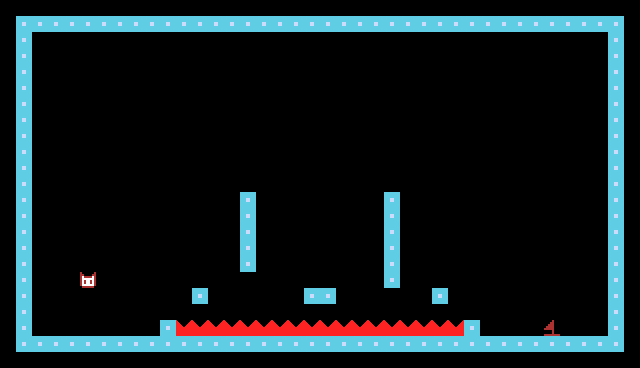

This is a level from a 2D game, rendered from its Tiled map with the project's own tilesets. A one-line summary and the complete map file follow:
An orthogonal 40x23 tile map with 16x16 px tiles, 1 tile layer (Tile Layer 2).

<map version="1.10" tiledversion="1.12.1" orientation="orthogonal" renderorder="right-down" width="40" height="23" tilewidth="16" tileheight="16" infinite="0" nextlayerid="3" nextobjectid="1">
 <editorsettings>
  <export target="map1.h" format="c_array" />
 </editorsettings>
 <tileset firstgid="1" source="tiles.tsx" />
 <layer id="2" name="Tile Layer 2" width="40" height="23">
  <data encoding="csv">
0,0,0,0,0,0,0,0,0,0,0,0,0,0,0,0,0,0,0,0,0,0,0,0,0,0,0,0,0,0,0,0,0,0,0,0,0,0,0,0,
0,2,2,2,2,2,2,2,2,2,2,2,2,2,2,2,2,2,2,2,2,2,2,2,2,2,2,2,2,2,2,2,2,2,2,2,2,2,2,0,
0,2,0,0,0,0,0,0,0,0,0,0,0,0,0,0,0,0,0,0,0,0,0,0,0,0,0,0,0,0,0,0,0,0,0,0,0,0,2,0,
0,2,0,0,0,0,0,0,0,0,0,0,0,0,0,0,0,0,0,0,0,0,0,0,0,0,0,0,0,0,0,0,0,0,0,0,0,0,2,0,
0,2,0,0,0,0,0,0,0,0,0,0,0,0,0,0,0,0,0,0,0,0,0,0,0,0,0,0,0,0,0,0,0,0,0,0,0,0,2,0,
0,2,0,0,0,0,0,0,0,0,0,0,0,0,0,0,0,0,0,0,0,0,0,0,0,0,0,0,0,0,0,0,0,0,0,0,0,0,2,0,
0,2,0,0,0,0,0,0,0,0,0,0,0,0,0,0,0,0,0,0,0,0,0,0,0,0,0,0,0,0,0,0,0,0,0,0,0,0,2,0,
0,2,0,0,0,0,0,0,0,0,0,0,0,0,0,0,0,0,0,0,0,0,0,0,0,0,0,0,0,0,0,0,0,0,0,0,0,0,2,0,
0,2,0,0,0,0,0,0,0,0,0,0,0,0,0,0,0,0,0,0,0,0,0,0,0,0,0,0,0,0,0,0,0,0,0,0,0,0,2,0,
0,2,0,0,0,0,0,0,0,0,0,0,0,0,0,0,0,0,0,0,0,0,0,0,0,0,0,0,0,0,0,0,0,0,0,0,0,0,2,0,
0,2,0,0,0,0,0,0,0,0,0,0,0,0,0,0,0,0,0,0,0,0,0,0,0,0,0,0,0,0,0,0,0,0,0,0,0,0,2,0,
0,2,0,0,0,0,0,0,0,0,0,0,0,0,0,0,0,0,0,0,0,0,0,0,0,0,0,0,0,0,0,0,0,0,0,0,0,0,2,0,
0,2,0,0,0,0,0,0,0,0,0,0,0,0,0,2,0,0,0,0,0,0,0,0,2,0,0,0,0,0,0,0,0,0,0,0,0,0,2,0,
0,2,0,0,0,0,0,0,0,0,0,0,0,0,0,2,0,0,0,0,0,0,0,0,2,0,0,0,0,0,0,0,0,0,0,0,0,0,2,0,
0,2,0,0,0,0,0,0,0,0,0,0,0,0,0,2,0,0,0,0,0,0,0,0,2,0,0,0,0,0,0,0,0,0,0,0,0,0,2,0,
0,2,0,0,0,0,0,0,0,0,0,0,0,0,0,2,0,0,0,0,0,0,0,0,2,0,0,0,0,0,0,0,0,0,0,0,0,0,2,0,
0,2,0,0,0,0,0,0,0,0,0,0,0,0,0,2,0,0,0,0,0,0,0,0,2,0,0,0,0,0,0,0,0,0,0,0,0,0,2,0,
0,2,0,0,0,3,0,0,0,0,0,0,0,0,0,0,0,0,0,0,0,0,0,0,2,0,0,0,0,0,0,0,0,0,0,0,0,0,2,0,
0,2,0,0,0,0,0,0,0,0,0,0,2,0,0,0,0,0,0,2,2,0,0,0,0,0,0,2,0,0,0,0,0,0,0,0,0,0,2,0,
0,2,0,0,0,0,0,0,0,0,0,0,0,0,0,0,0,0,0,0,0,0,0,0,0,0,0,0,0,0,0,0,0,0,0,0,0,0,2,0,
0,2,0,0,0,0,0,0,0,0,2,1,1,1,1,1,1,1,1,1,1,1,1,1,1,1,1,1,1,2,0,0,0,0,4,0,0,0,2,0,
0,2,2,2,2,2,2,2,2,2,2,2,2,2,2,2,2,2,2,2,2,2,2,2,2,2,2,2,2,2,2,2,2,2,2,2,2,2,2,0,
0,0,0,0,0,0,0,0,0,0,0,0,0,0,0,0,0,0,0,0,0,0,0,0,0,0,0,0,0,0,0,0,0,0,0,0,0,0,0,0
</data>
 </layer>
</map>
